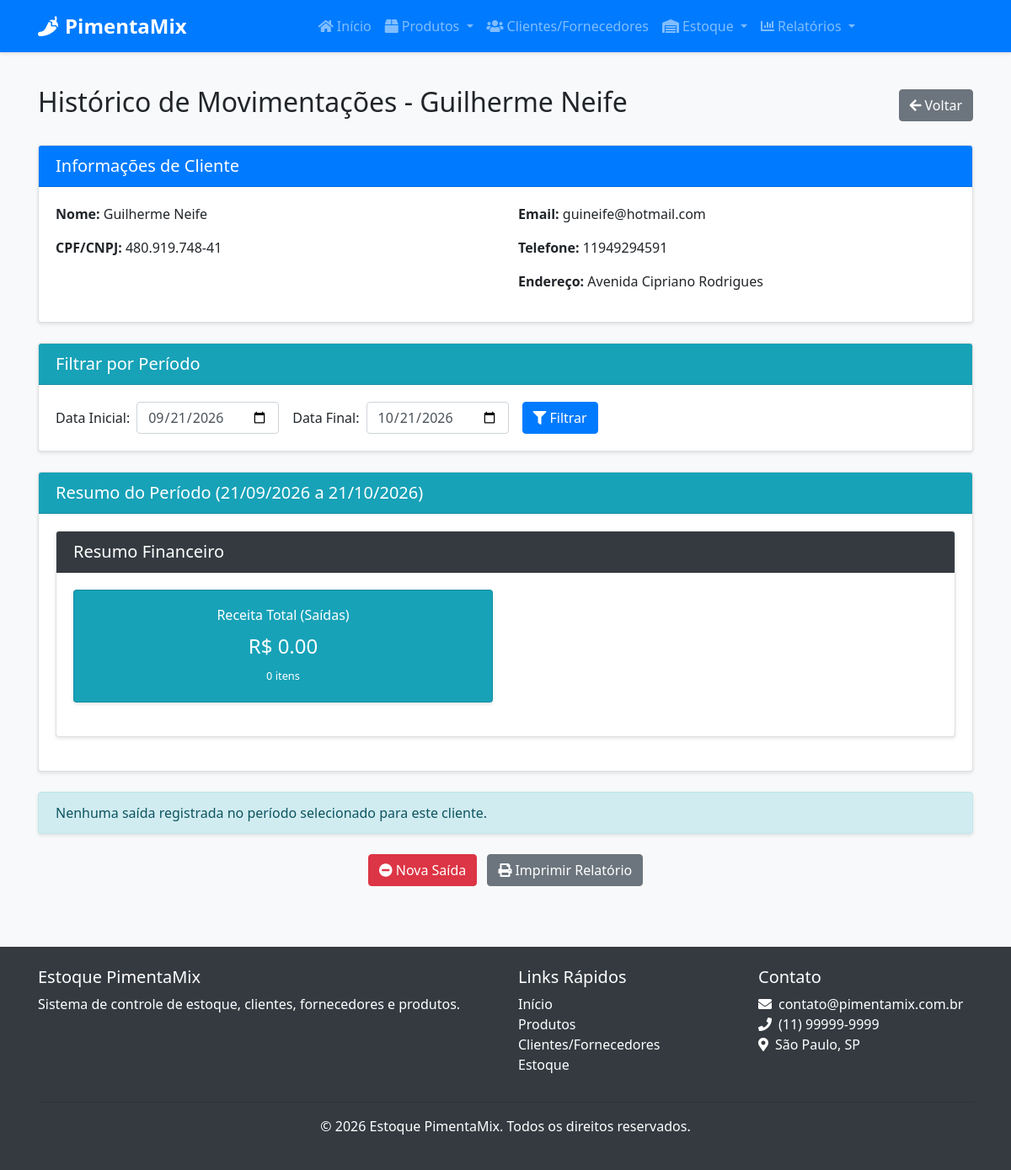
The page /relatorios/cliente-fornecedor/1/movimentacoes on the database as committed earlier.
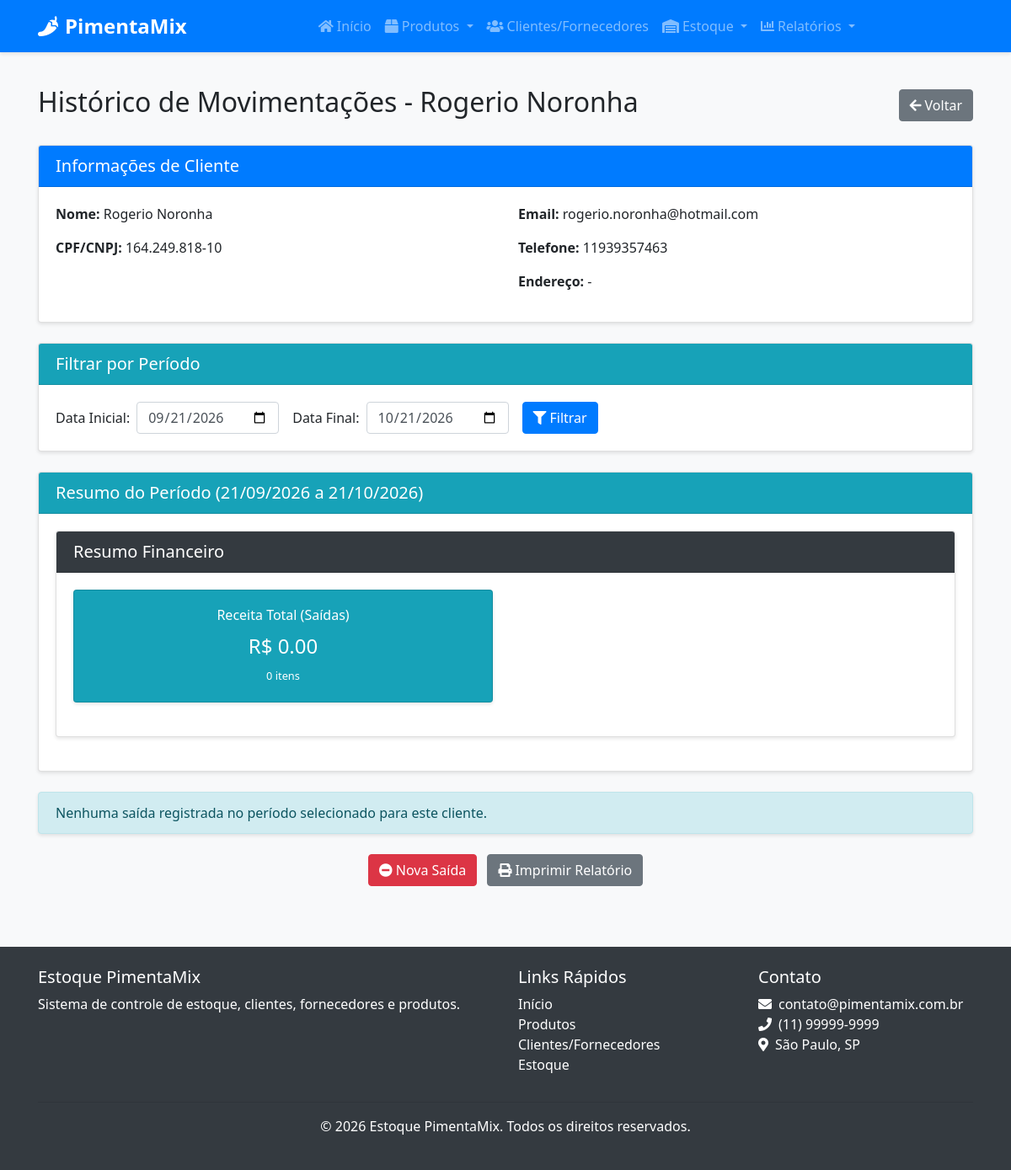
The same page on the database as committed later.
### src/models/cliente_fornecedor.py (models this page shows, shortened)
class ClienteFornecedor(db.Model):
    __tablename__ = 'cliente_fornecedor'
    id = db.Column(db.Integer, primary_key=True)
    nome = db.Column(db.String(100), nullable=False)
    razao_social = db.Column(db.String(100), nullable=True)
    nome_fantasia = db.Column(db.String(100), nullable=True)
    cpf_cnpj = db.Column(db.String(20), nullable=True, unique=True)
    email = db.Column(db.String(100), nullable=False)
    telefone = db.Column(db.String(20), nullable=False)
    endereco = db.Column(db.Text, nullable=True)
    observacoes = db.Column(db.Text, nullable=True)
    eh_cliente = db.Column(db.Boolean, default=False)
    eh_fornecedor = db.Column(db.Boolean, default=False)
    data_cadastro = db.Column(db.DateTime, default=datetime.utcnow)
    responsaveis = db.relationship('Responsavel', backref='cliente_fornecedor', lazy=True, cascade="all, delete-orphan")
    contatos = db.relationship('Contato', backref='cliente_fornecedor', lazy=True, cascade="all, delete-orphan")
    produtos_fornecidos = db.relationship('Produto', backref='fornecedor', lazy=True)
    entradas_estoque = db.relationship('EntradaEstoque', backref='fornecedor', lazy=True)
    saidas_estoque = db.relationship('SaidaEstoque', backref='cliente', lazy=True)

### src/routes/relatorio.py (the view, shortened to what this page needs)
@relatorio_bp.route('/cliente-fornecedor/<int:id>/movimentacoes', methods=['GET', 'POST'])
def cliente_fornecedor_movimentacoes(id):
    entidade = ClienteFornecedor.query.get_or_404(id)
    data_fim = datetime.now()
    data_inicio = data_fim - timedelta(days=30)
    if request.method == 'POST':
        data_inicio = datetime.strptime(request.form.get('data_inicio'), '%Y-%m-%d')
        data_fim = datetime.strptime(request.form.get('data_fim'), '%Y-%m-%d')
        data_fim = data_fim.replace(hour=23, minute=59, second=59)
    entradas = []
    saidas = []
    total_entradas = 0
    total_saidas = 0
    valor_total_entradas = 0
    valor_total_saidas = 0
    if entidade.eh_cliente:
        saidas = SaidaEstoque.query.filter(
            SaidaEstoque.cliente_id == entidade.id,
            SaidaEstoque.data >= data_inicio,
            SaidaEstoque.data <= data_fim
        ).order_by(SaidaEstoque.data.desc()).all()
        total_saidas = sum(saida.quantidade for saida in saidas)
        valor_total_saidas = sum(saida.quantidade * saida.preco_venda for saida in saidas)
    return render_template('relatorio/cliente_fornecedor_movimentacoes.html',
                          entidade=entidade,
                          entradas=entradas,
                          saidas=saidas,
                          data_inicio=data_inicio,
                          data_fim=data_fim,
                          total_entradas=total_entradas,
                          total_saidas=total_saidas,
                          valor_total_entradas=valor_total_entradas,
                          valor_total_saidas=valor_total_saidas)

### src/templates/relatorio/cliente_fornecedor_movimentacoes.html (shortened to what the changed rows need)
{% extends "base.html" %}
{% block content %}
<div class="container">
    <div class="d-flex justify-content-between align-items-center mb-4">
        <h2>Histórico de Movimentações - {{ entidade.nome }}</h2>
        <a href="{{ url_for('relatorio.clientes_fornecedores') }}" class="btn btn-secondary">
            <i class="fas fa-arrow-left mr-1"></i>Voltar
        </a>
    </div>
    <div class="card mb-4">
        <div class="card-body">
            <div class="row">
                <div class="col-md-6">
                    <p><strong>Nome:</strong> {{ entidade.nome }}</p>
                    <p><strong>CPF/CNPJ:</strong> {{ entidade.cpf_cnpj }}</p>
                </div>
                <div class="col-md-6">
                    <p><strong>Email:</strong> {{ entidade.email }}</p>
                    <p><strong>Telefone:</strong> {{ entidade.telefone }}</p>
                    <p><strong>Endereço:</strong> {{ entidade.endereco or '-' }}</p>
                </div>
            </div>
        </div>
    </div>
</div>
{% endblock %}

Rows that differ between the two databases and show on the page:
changed ClienteFornecedor: nome "Guilherme Neife" → "Rogerio Noronha"; cpf_cnpj "480.919.748-41" → "164.249.818-10"; email "guineife@hotmail.com" → "rogerio.noronha@hotmail.com"; telefone "11949294591" → "11939357463"; endereco "Avenida Cipriano Rodrigues" → "-"
